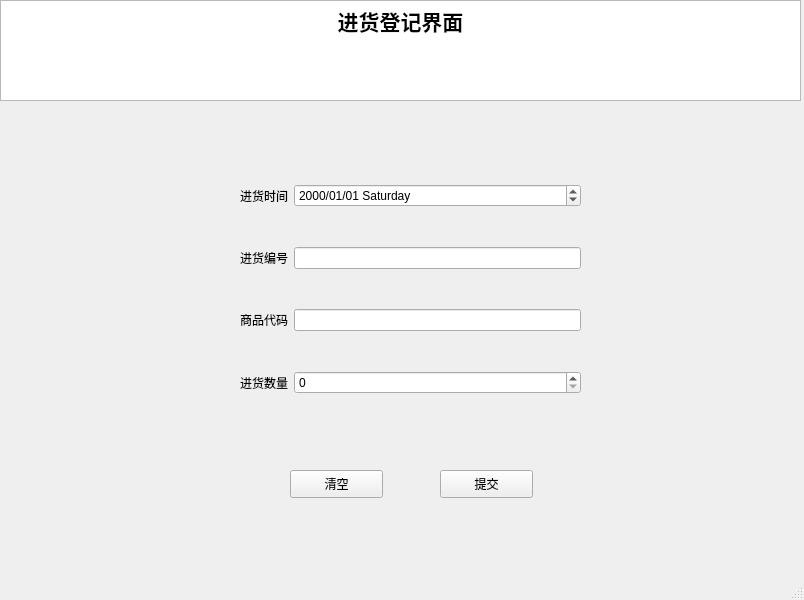
<?xml version="1.0" encoding="UTF-8"?>
<ui version="4.0">
 <class>PurchaseRegisterWindow</class>
 <widget class="QMainWindow" name="PurchaseRegisterWindow">
  <property name="geometry">
   <rect>
    <x>0</x>
    <y>0</y>
    <width>804</width>
    <height>600</height>
   </rect>
  </property>
  <property name="windowTitle">
   <string>商品注册</string>
  </property>
  <widget class="QWidget" name="centralwidget">
   <widget class="QTextBrowser" name="textBrowser">
    <property name="geometry">
     <rect>
      <x>0</x>
      <y>0</y>
      <width>801</width>
      <height>101</height>
     </rect>
    </property>
    <property name="html">
     <string>&lt;!DOCTYPE HTML PUBLIC &quot;-//W3C//DTD HTML 4.0//EN&quot; &quot;http://www.w3.org/TR/REC-html40/strict.dtd&quot;&gt;
&lt;html&gt;&lt;head&gt;&lt;meta name=&quot;qrichtext&quot; content=&quot;1&quot; /&gt;&lt;style type=&quot;text/css&quot;&gt;
p, li { white-space: pre-wrap; }
&lt;/style&gt;&lt;/head&gt;&lt;body style=&quot; font-family:'SimSun'; font-size:9pt; font-weight:400; font-style:normal;&quot;&gt;
&lt;p align=&quot;center&quot; style=&quot; margin-top:0px; margin-bottom:0px; margin-left:0px; margin-right:0px; -qt-block-indent:0; text-indent:0px;&quot;&gt;&lt;span style=&quot; font-size:16pt; font-weight:600;&quot;&gt;进货登记界面&lt;/span&gt;&lt;/p&gt;&lt;/body&gt;&lt;/html&gt;</string>
    </property>
   </widget>
   <widget class="QPushButton" name="Submit_PushButton">
    <property name="geometry">
     <rect>
      <x>440</x>
      <y>470</y>
      <width>93</width>
      <height>28</height>
     </rect>
    </property>
    <property name="text">
     <string>提交</string>
    </property>
   </widget>
   <widget class="QPushButton" name="Clear_PushButton">
    <property name="geometry">
     <rect>
      <x>290</x>
      <y>470</y>
      <width>93</width>
      <height>28</height>
     </rect>
    </property>
    <property name="text">
     <string>清空</string>
    </property>
   </widget>
   <widget class="QWidget" name="layoutWidget">
    <property name="geometry">
     <rect>
      <x>240</x>
      <y>150</y>
      <width>341</width>
      <height>281</height>
     </rect>
    </property>
    <layout class="QGridLayout" name="gridLayout">
     <item row="1" column="1">
      <widget class="QLineEdit" name="PurchaseID_LineEdit"/>
     </item>
     <item row="0" column="0">
      <widget class="QLabel" name="Time_Label">
       <property name="text">
        <string>进货时间</string>
       </property>
      </widget>
     </item>
     <item row="1" column="0">
      <widget class="QLabel" name="PurchaseID_Label">
       <property name="text">
        <string>进货编号</string>
       </property>
      </widget>
     </item>
     <item row="2" column="1">
      <widget class="QLineEdit" name="WareID_LineEdit"/>
     </item>
     <item row="2" column="0">
      <widget class="QLabel" name="WareID_Label">
       <property name="text">
        <string>商品代码</string>
       </property>
      </widget>
     </item>
     <item row="3" column="0">
      <widget class="QLabel" name="Quantity_Label">
       <property name="text">
        <string>进货数量</string>
       </property>
      </widget>
     </item>
     <item row="3" column="1">
      <widget class="QSpinBox" name="Quantity_SpinBox"/>
     </item>
     <item row="0" column="1">
      <widget class="QDateEdit" name="dateEdit">
       <property name="displayFormat">
        <string>yyyy/MM/dd dddd</string>
       </property>
      </widget>
     </item>
    </layout>
   </widget>
  </widget>
  <widget class="QMenuBar" name="menubar">
   <property name="geometry">
    <rect>
     <x>0</x>
     <y>0</y>
     <width>804</width>
     <height>26</height>
    </rect>
   </property>
  </widget>
  <widget class="QStatusBar" name="statusbar"/>
 </widget>
 <resources/>
 <connections/>
</ui>
